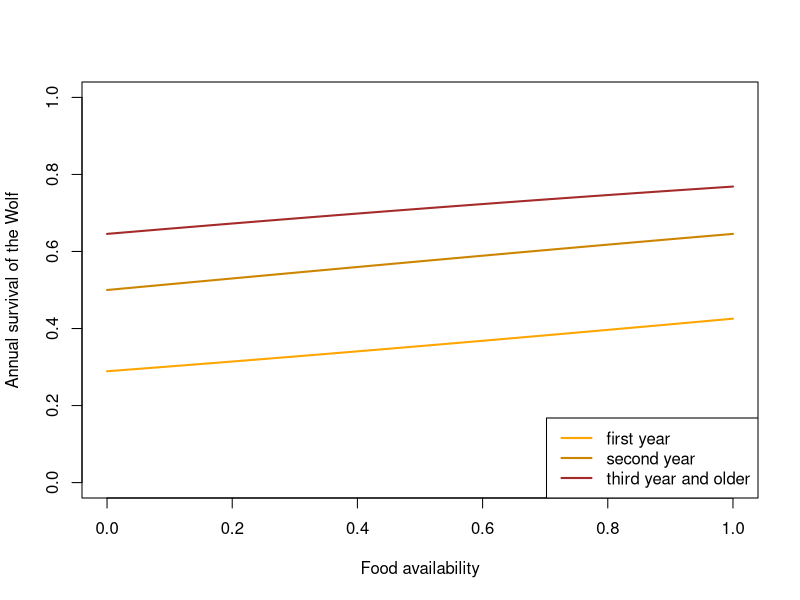
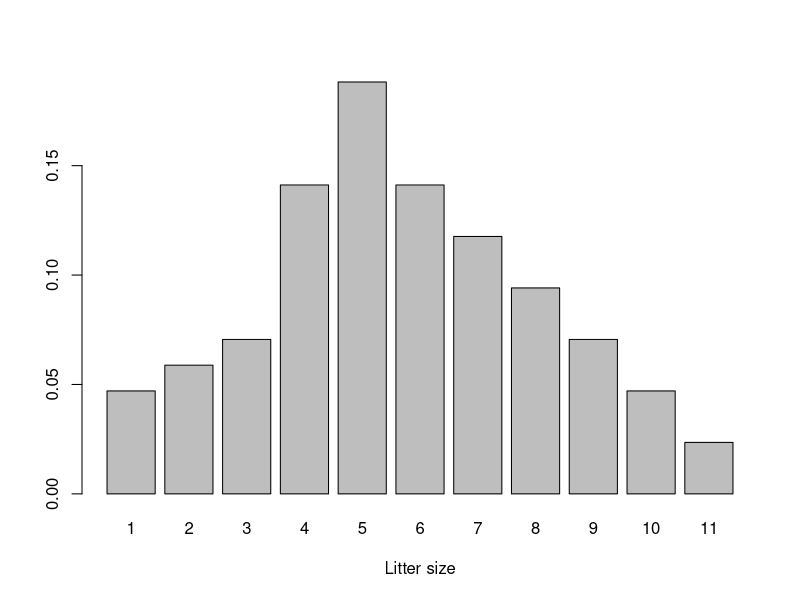
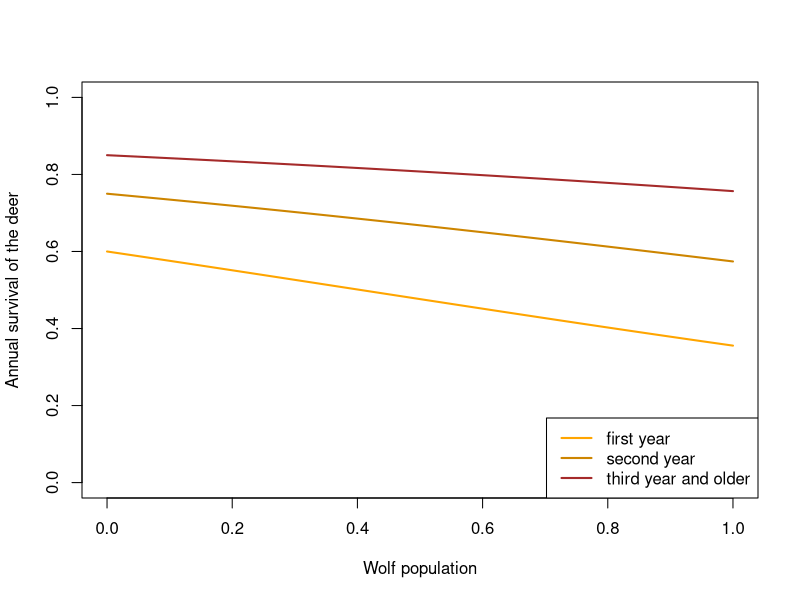
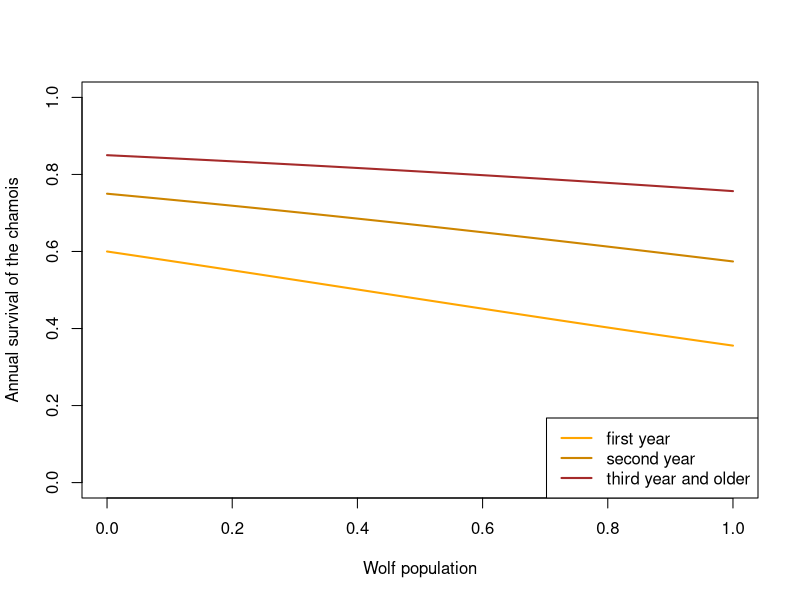
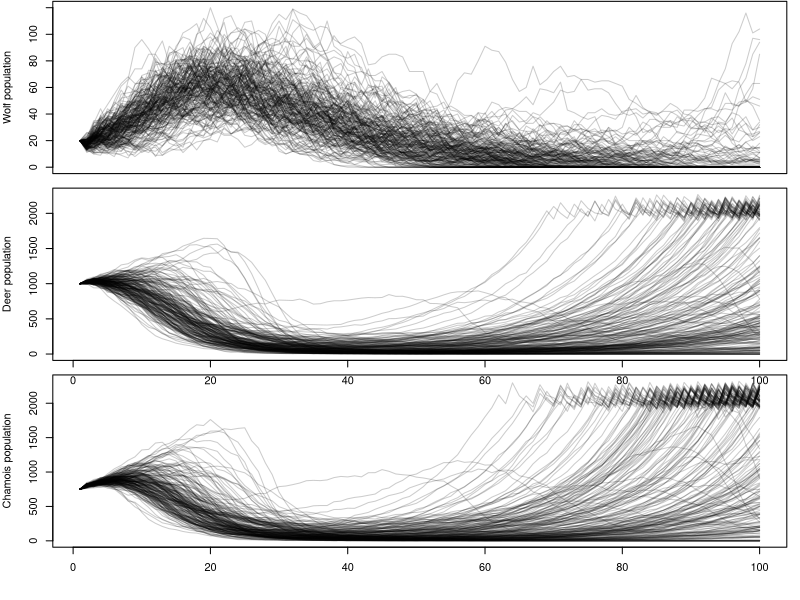

Write R code to recreate these figures, in order.
## ---- chunk 1



## ---- chunk 2
# Funktion sollte enthalten: 1. Simulation korrelierter Modellkoeffizienten, simulation verschiedener Survivalwerte
FUNwolfS1 <- function(x) plogis(-0.9 + 0.6*x)  
FUNwolfS2 <- function(x) plogis(0 + 0.6*x)
FUNwolfS3plus <- function(x) plogis(0.6 + 0.6*x)

x <- seq(0, 1, length=100)  # 0 = no ungulates, 1 =maximum number of ungulates
y1 <- FUNwolfS1(x)
y2 <- FUNwolfS2(x)
y3 <- FUNwolfS3plus(x)
  
plot(x, y1, type="l", lwd=2, col="orange", xlab="Food availability", ylab="Annual survival of the Wolf",
     ylim=c(0,1))
lines(x, y2, lwd=2, col="orange3")
lines(x, y3, lwd=2, col="brown")

legend("bottomright", lwd=2, col=c("orange", "orange3", "brown"), legend=c("first year", "second year", "third year and older"))

  
## ---- chunk 3

littersize <- 1:11
problittersize0 <- c(2, 2.5, 3,6,8,6,5,4,3,2,1)
problittersize <- problittersize0/sum(problittersize0)

barplot(problittersize, names=littersize, xlab="Litter size")


FUNwolfnpups <- function(nfemalesW){
  litters <- sample(1:11, prob=problittersize, size=nfemalesW, replace=TRUE)
  return(sum(litters))
}

## ---- chunk 4
wolfmaxN <- 30  # is used in the model to normalise the effect of wolf in the ecosystem

ungulatesmaxN <- 3000 # is used in the model to normalise the effect of ungulates on the wolf

## ---- chunk 5
# expected population growth rate 
S1 <- 0.6
S2 <- 0.75
S3plus <- 0.85
f <- 1.1
deerLeslie <- matrix(c(0,f/2*S1,f/2*S1,f/2*S1,
                       S1, 0,0,0,
                       0,S2,0,0,
                       0,0,S3plus,S3plus), ncol=4, nrow=4, byrow=TRUE)
max(Re(eigen(deerLeslie)$values))
## ---- chunk 6
# x = wolf population (normalised, 0-1), 
# propindiet = proportion of deer in wolf diet
FUNdeerS1 <- function(x, propindiet=1) plogis(qlogis(0.6)-1*x*propindiet)
FUNdeerS2 <- function(x, propindiet=1) plogis(qlogis(0.75)-0.8*x*propindiet)
FUNdeerS3plus <- function(x, propindiet=1) plogis(qlogis(0.85)-0.6*x*propindiet)

x <- seq(0, 1, length=100)  # 0 = no ungulates, 1 =maximum number of ungulates
y1 <- FUNdeerS1(x)
y2 <- FUNdeerS2(x) # first year survival
y3 <- FUNdeerS3plus(x)
  
plot(x, y1, type="l", lwd=2, col="orange", xlab="Wolf population", ylab="Annual survival of the deer",
     ylim=c(0,1))
lines(x, y2, lwd=2, col="orange3")
lines(x, y3, lwd=2, col="brown")

legend("bottomright", lwd=2, col=c("orange", "orange3", "brown"), legend=c("first year", "second year", "third year and older"))
  
## ---- chunk 7
FUNdeerncalves <- function(nrfemales, npop, capacity=2000){
  nryoung <- sample(c(0,1,2), prob=c(0.05,0.85,0.1), size=nrfemales, replace=TRUE)
 if(npop>capacity) nryoung <- sample(c(0,1,2), prob=c(0.5,0.5,0), size=nrfemales, replace=TRUE)
 return(sum(nryoung))
  }

## ---- chunk 8
# x = wolf population (normalised, 0-1), 
# propindiet = proportion of chamois in wolf diet
FUNchamoisS1 <- function(x, propindiet=1) plogis(qlogis(S1)-1*x*propindiet)
FUNchamoisS2 <- function(x, propindiet=1) plogis(qlogis(S2)-0.8*x*propindiet)
FUNchamoisS3plus <- function(x, propindiet=1) plogis(qlogis(S3plus)-0.6*x*propindiet)

x <- seq(0, 1, length=100)  # 0 = no ungulates, 1 =maximum number of ungulates
y1 <- FUNchamoisS1(x)
y2 <- FUNchamoisS2(x) # first year survival
y3 <- FUNchamoisS3plus(x)
  
plot(x, y1, type="l", lwd=2, col="orange", xlab="Wolf population", ylab="Annual survival of the chamois",
     ylim=c(0,1))
lines(x, y2, lwd=2, col="orange3")
lines(x, y3, lwd=2, col="brown")

legend("bottomright", lwd=2, col=c("orange", "orange3", "brown"), legend=c("first year", "second year", "third year and older"))
  
## ---- chunk 9
FUNchamoisncalves <- function(nrfemales, npop, capacity=2000){
  nryoung <- sample(c(0,1,2,3), prob=c(0.05,0.8,0.1,0.05), size=nrfemales, replace=TRUE)
  if(npop>capacity) nryoung <- sample(c(0,1,2,3), prob=c(0.5,0.5,0,0), size=nrfemales, replace=TRUE)
  return(sum(nryoung))
  }

## ---- chunk 10
TT <- 100 # number of years to run the model
nsim <- 200 # number of simulations

wolfN1 <- matrix(nrow=TT, ncol=nsim)
wolfN2 <- matrix(nrow=TT, ncol=nsim)
wolfN3plus <- matrix(nrow=TT, ncol=nsim)
wolfN <- matrix(nrow=TT, ncol=nsim)
wolfP <- matrix(nrow=TT, ncol=nsim)

deerN1 <- matrix(nrow=TT, ncol=nsim)
deerN2 <- matrix(nrow=TT, ncol=nsim)
deerN3plus <- matrix(nrow=TT, ncol=nsim)
deerN <- matrix(nrow=TT, ncol=nsim)


chamoisN1 <- matrix(nrow=TT, ncol=nsim)
chamoisN2 <- matrix(nrow=TT, ncol=nsim)
chamoisN3plus <- matrix(nrow=TT, ncol=nsim)
chamoisN <- matrix(nrow=TT, ncol=nsim)


for(r in 1:nsim){
  wolfN1[1,r] <- 7
  wolfN2[1,r] <- 4
  wolfN3plus[1,r] <- 9
  wolfN[1, r] <- wolfN1[1,r] + wolfN2[1,r] +wolfN3plus[1,r]
  wolfP[1,r] <- 1
  deerN1[1,r] <- 150
  deerN2[1,r] <- 100
  deerN3plus[1,r] <- 750
  deerN[1, r] <- deerN1[1,r] + deerN2[1,r] +deerN3plus[1,r]
  chamoisN1[1,r] <- 100
  chamoisN2[1,r] <- 50
  chamoisN3plus[1,r] <- 600
  chamoisN[1, r] <- chamoisN1[1,r] + chamoisN2[1,r] +chamoisN3plus[1,r]
  
  
  for(t in 2:TT){
    
  # Wolf 
  wolfnrepfemales <- min(c(wolfN3plus[t-1,r]/2, wolfP[t-1,r]*2), na.rm=TRUE) # number of reproducing females
  wolfnpups <- FUNwolfnpups(wolfnrepfemales) 
  wolfS1 <- FUNwolfS1((deerN[t-1,r]+chamoisN[t-1,r])/ungulatesmaxN)
  wolfS2 <- FUNwolfS2((deerN[t-1,r]+chamoisN[t-1,r])/ungulatesmaxN)
  wolfS3plus <- FUNwolfS3plus((deerN[t-1,r]+chamoisN[t-1,r])/ungulatesmaxN)
  
  wolfN1[t,r] <- rbinom(1, size=wolfnpups, prob=wolfS1)
  wolfN2[t,r] <- rbinom(1, size=wolfN1[t-1,r], prob=wolfS2)
  wolfN3plus[t,r] <- rbinom(1, size=wolfN2[t-1,r]+wolfN3plus[t-1,r], prob=wolfS3plus)
  wolfN[t, r] <- wolfN1[t,r] + wolfN2[t,r] +wolfN3plus[t,r]
  
  
  # Red deer
  deernrepfemales <- round((deerN2[t-1,r]+deerN3plus[t-1,r])/2) # number of reproducing females
  deerncalves <- FUNdeerncalves(deernrepfemales, npop=deerN[t-1,r])
  propdeerindiet <- deerN[t-1,r]/(deerN[t-1,r]+chamoisN[t-1,r])
  if(is.na(propdeerindiet)) propdeerindiet <- 0
  deerS1 <- FUNdeerS1(wolfN[t-1,r]/wolfmaxN, propindiet=propdeerindiet)
  deerS2 <- FUNdeerS2(wolfN[t-1,r]/wolfmaxN, propindiet=propdeerindiet)
  deerS3plus <- FUNdeerS3plus(wolfN[t-1,r]/wolfmaxN, propindiet=propdeerindiet)
  
  deerN1[t,r] <- rbinom(1, size=deerncalves, prob=deerS1)
  deerN2[t,r] <- rbinom(1, size=deerN1[t-1,r], prob=deerS2)
  deerN3plus[t,r] <- rbinom(1, size=deerN2[t-1,r]+deerN3plus[t-1,r], prob=deerS3plus)
  deerN[t, r] <- deerN1[t,r] + deerN2[t,r] +deerN3plus[t,r]
  
  # Chamois
  chamoisnrepfemales <- round((chamoisN2[t-1,r]+chamoisN3plus[t-1,r])/2) # number of reproducing females
  chamoisncalves <- FUNchamoisncalves(chamoisnrepfemales, npop=chamoisN[t-1,r])
  propchamoisindiet <- chamoisN[t-1,r]/(deerN[t-1,r]+chamoisN[t-1,r])
  if(is.na(propchamoisindiet)) propchamoisindiet <- 0
  chamoisS1 <- FUNchamoisS1(wolfN[t-1,r]/wolfmaxN, propindiet=propchamoisindiet)
  chamoisS2 <- FUNchamoisS2(wolfN[t-1,r]/wolfmaxN, propindiet=propchamoisindiet)
  chamoisS3plus <- FUNchamoisS3plus(wolfN[t-1,r]/wolfmaxN, propindiet=propchamoisindiet)
  
  chamoisN1[t,r] <- rbinom(1, size=chamoisncalves, prob=chamoisS1)
  chamoisN2[t,r] <- rbinom(1, size=chamoisN1[t-1,r], prob=chamoisS2)
  chamoisN3plus[t,r] <- rbinom(1, size=chamoisN2[t-1,r]+chamoisN3plus[t-1,r], prob=chamoisS3plus)
  chamoisN[t, r] <- chamoisN1[t,r] + chamoisN2[t,r] +chamoisN3plus[t,r]

  } # close t
} # close r

## ---- chunk 11

par(mfrow=c(3,1), mar=c(1,4,0.1,1), oma=c(3,0,0,0))
plot(1:TT, seq(0, max(wolfN), length=TT), type="n", xlab=NA, ylab="Wolf population", xaxt="n")
for(i in 1:nsim) lines(1:TT, wolfN[,i], col=rgb(0,0,0,0.2))


plot(1:TT, seq(0,max(deerN), length=TT), type="n", xlab="year", ylab="Deer population")
for(i in 1:nsim) lines(1:TT, deerN[,i], col=rgb(0,0,0,0.2), xaxt="n")


plot(1:TT, seq(0,max(chamoisN), length=TT), type="n", xlab="year", ylab="Chamois population")
for(i in 1:nsim) lines(1:TT, chamoisN[,i], col=rgb(0,0,0,0.2))
